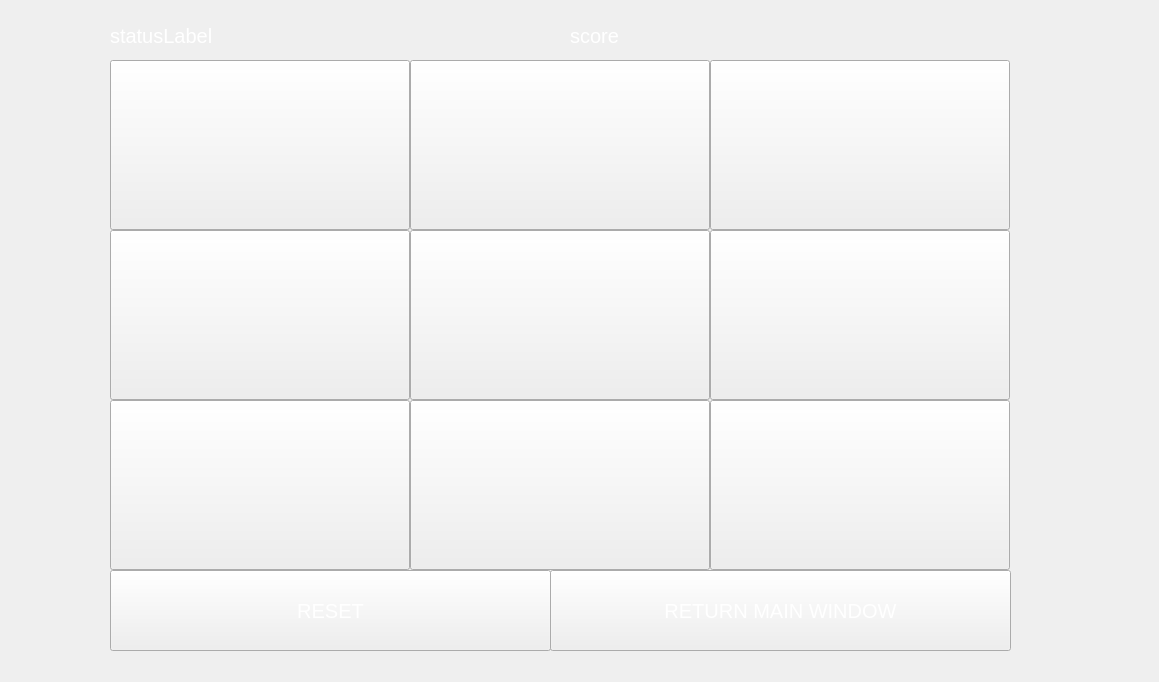
<?xml version="1.0" encoding="UTF-8"?>
<ui version="4.0">
 <class>GameBoard</class>
 <widget class="QMainWindow" name="GameBoard">
  <property name="geometry">
   <rect>
    <x>0</x>
    <y>0</y>
    <width>1159</width>
    <height>682</height>
   </rect>
  </property>
  <property name="windowTitle">
   <string>MainWindow</string>
  </property>
  <property name="styleSheet">
   <string notr="true">QMainWindow {
background-image: url(:/image/4599316.jpg);
}</string>
  </property>
  <widget class="QWidget" name="centralwidget">
   <widget class="QPushButton" name="button_0_2">
    <property name="geometry">
     <rect>
      <x>710</x>
      <y>60</y>
      <width>300</width>
      <height>170</height>
     </rect>
    </property>
    <property name="font">
     <font>
      <pointsize>40</pointsize>
     </font>
    </property>
    <property name="text">
     <string/>
    </property>
   </widget>
   <widget class="QPushButton" name="button_0_1">
    <property name="geometry">
     <rect>
      <x>410</x>
      <y>60</y>
      <width>300</width>
      <height>170</height>
     </rect>
    </property>
    <property name="font">
     <font>
      <pointsize>40</pointsize>
     </font>
    </property>
    <property name="styleSheet">
     <string notr="true"/>
    </property>
    <property name="text">
     <string/>
    </property>
   </widget>
   <widget class="QPushButton" name="button_2_0">
    <property name="geometry">
     <rect>
      <x>110</x>
      <y>400</y>
      <width>300</width>
      <height>170</height>
     </rect>
    </property>
    <property name="font">
     <font>
      <pointsize>40</pointsize>
     </font>
    </property>
    <property name="text">
     <string/>
    </property>
   </widget>
   <widget class="QLabel" name="scoreLabel">
    <property name="geometry">
     <rect>
      <x>570</x>
      <y>10</y>
      <width>441</width>
      <height>51</height>
     </rect>
    </property>
    <property name="font">
     <font>
      <pointsize>15</pointsize>
     </font>
    </property>
    <property name="styleSheet">
     <string notr="true">QLabel{
background-image: url(:/image/4599316.jpg);
color:white
}</string>
    </property>
    <property name="text">
     <string>score</string>
    </property>
   </widget>
   <widget class="QPushButton" name="ReturnButton">
    <property name="geometry">
     <rect>
      <x>550</x>
      <y>570</y>
      <width>461</width>
      <height>81</height>
     </rect>
    </property>
    <property name="font">
     <font>
      <pointsize>15</pointsize>
     </font>
    </property>
    <property name="cursor">
     <cursorShape>PointingHandCursor</cursorShape>
    </property>
    <property name="styleSheet">
     <string notr="true">QPushButton{
background-image: url(:/image/4599316.jpg);
color:white
}</string>
    </property>
    <property name="text">
     <string>RETURN MAIN WINDOW</string>
    </property>
   </widget>
   <widget class="QPushButton" name="button_1_0">
    <property name="geometry">
     <rect>
      <x>110</x>
      <y>230</y>
      <width>300</width>
      <height>170</height>
     </rect>
    </property>
    <property name="font">
     <font>
      <pointsize>40</pointsize>
     </font>
    </property>
    <property name="text">
     <string/>
    </property>
   </widget>
   <widget class="QPushButton" name="button_2_2">
    <property name="geometry">
     <rect>
      <x>710</x>
      <y>400</y>
      <width>300</width>
      <height>170</height>
     </rect>
    </property>
    <property name="font">
     <font>
      <pointsize>40</pointsize>
     </font>
    </property>
    <property name="text">
     <string/>
    </property>
   </widget>
   <widget class="QPushButton" name="button_0_0">
    <property name="geometry">
     <rect>
      <x>110</x>
      <y>60</y>
      <width>300</width>
      <height>170</height>
     </rect>
    </property>
    <property name="font">
     <font>
      <pointsize>40</pointsize>
     </font>
    </property>
    <property name="styleSheet">
     <string notr="true"/>
    </property>
    <property name="text">
     <string/>
    </property>
   </widget>
   <widget class="QPushButton" name="resetButton">
    <property name="geometry">
     <rect>
      <x>110</x>
      <y>570</y>
      <width>441</width>
      <height>81</height>
     </rect>
    </property>
    <property name="font">
     <font>
      <pointsize>15</pointsize>
     </font>
    </property>
    <property name="cursor">
     <cursorShape>PointingHandCursor</cursorShape>
    </property>
    <property name="styleSheet">
     <string notr="true">QPushButton{
background-image: url(:/image/4599316.jpg);
color:white
}</string>
    </property>
    <property name="text">
     <string>RESET</string>
    </property>
   </widget>
   <widget class="QLabel" name="statusLabel">
    <property name="geometry">
     <rect>
      <x>110</x>
      <y>10</y>
      <width>451</width>
      <height>51</height>
     </rect>
    </property>
    <property name="font">
     <font>
      <pointsize>15</pointsize>
     </font>
    </property>
    <property name="styleSheet">
     <string notr="true">QLabel{
background-image: url(:/image/4599316.jpg);
color:white
}</string>
    </property>
    <property name="text">
     <string>statusLabel</string>
    </property>
   </widget>
   <widget class="QPushButton" name="button_1_1">
    <property name="geometry">
     <rect>
      <x>410</x>
      <y>230</y>
      <width>300</width>
      <height>170</height>
     </rect>
    </property>
    <property name="font">
     <font>
      <pointsize>40</pointsize>
     </font>
    </property>
    <property name="styleSheet">
     <string notr="true"/>
    </property>
    <property name="text">
     <string/>
    </property>
   </widget>
   <widget class="QPushButton" name="button_2_1">
    <property name="geometry">
     <rect>
      <x>410</x>
      <y>400</y>
      <width>300</width>
      <height>170</height>
     </rect>
    </property>
    <property name="font">
     <font>
      <pointsize>40</pointsize>
     </font>
    </property>
    <property name="text">
     <string/>
    </property>
   </widget>
   <widget class="QPushButton" name="button_1_2">
    <property name="geometry">
     <rect>
      <x>710</x>
      <y>230</y>
      <width>300</width>
      <height>170</height>
     </rect>
    </property>
    <property name="font">
     <font>
      <pointsize>40</pointsize>
     </font>
    </property>
    <property name="text">
     <string/>
    </property>
   </widget>
  </widget>
 </widget>
 <resources/>
 <connections/>
</ui>
